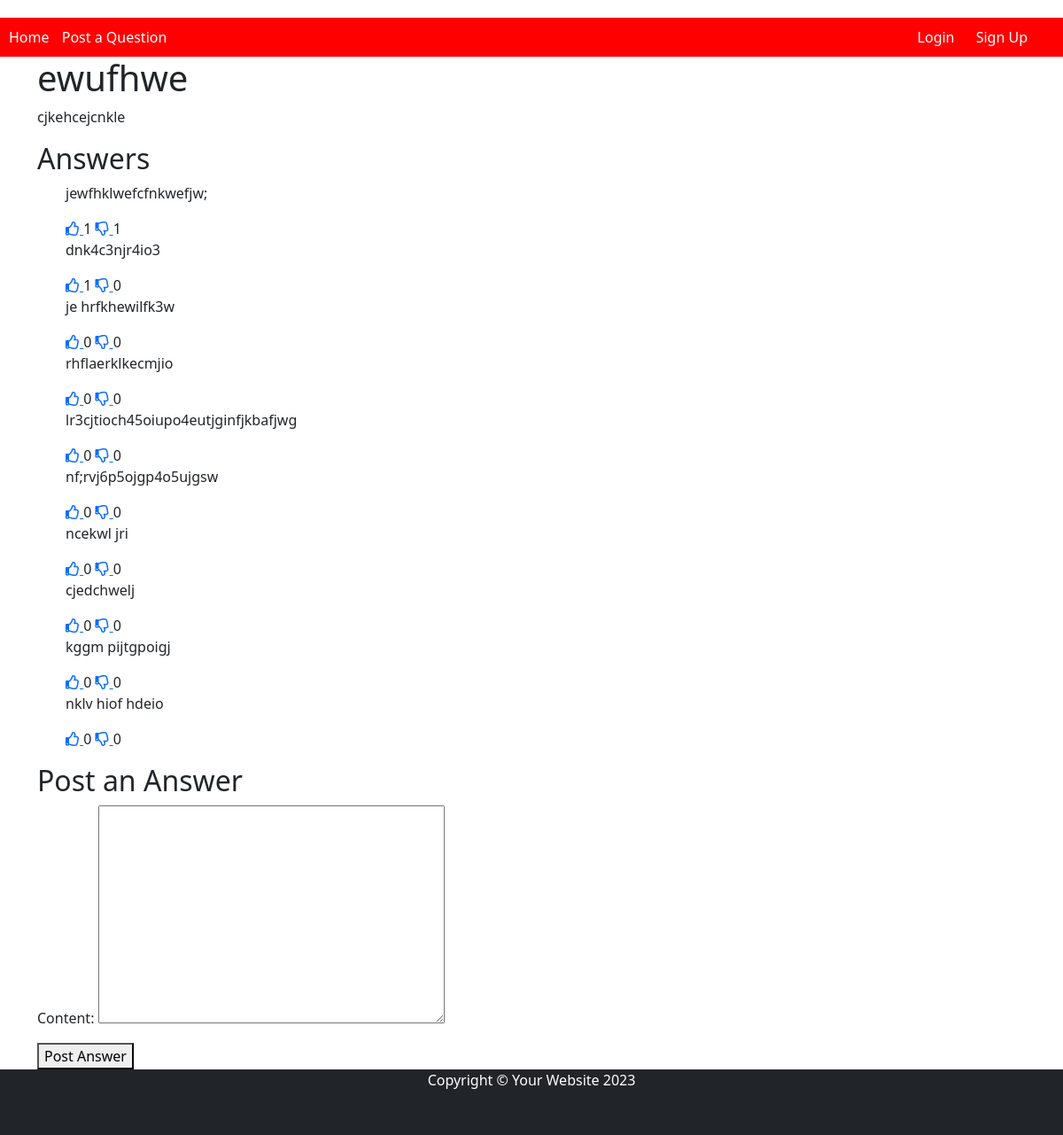
Page /question/6/ on the committed database.
### quora_app/models.py (models this page shows, shortened)
class Question(models.Model):
    user = models.ForeignKey(User,on_delete=models.CASCADE)
    title = models.CharField(max_length=100)
    content = models.TextField()
    created_at = models.DateTimeField(auto_now_add=True)

class Answer(models.Model):
    user = models.ForeignKey(User, on_delete=models.CASCADE)
    question = models.ForeignKey(Question, on_delete=models.CASCADE)
    content = models.TextField()
    created_at = models.DateTimeField(auto_now_add=True)
    likes = models.ManyToManyField(User,related_name='liked_answers',blank=True)
    dislikes = models.ManyToManyField(User,related_name='disliked_answers',blank=True)

### quora_app/views.py (the view, shortened to what this page needs)
# urls.py: path('question/<int:pk>/',views.QuestionDetailView.as_view(), name='view_question'),
class QuestionDetailView(DetailView,FormMixin):
    model = Question
    template_name = 'quora_app/view_question.html'
    context_object_name = 'question'
    form_class = AnswerForm
    def get_context_data(self, **kwargs):
        context = super().get_context_data(**kwargs)
        question = self.get_object()
        context['answers'] = Answer.objects.filter(question=question).order_by('-created_at')
        context['form'] = self.get_form()
        return context

### quora_app/forms.py
class AnswerForm(forms.ModelForm):
    class Meta:
        model = Answer
        fields = ['content']

### quora_app/templates/quora_app/view_question.html (shortened to what this page needs)
{% extends 'quora_app/base.html' %}
{% block content %}
<!DOCTYPE html>
<html lang="en">
<head>
<link rel="stylesheet" href="https://cdnjs.cloudflare.com/ajax/libs/font-awesome/5.15.3/css/all.min.css">
</head>
<body>
    <h1>{{ question.title }}</h1>
    <p>{{ question.content }}</p>
    <h2>Answers</h2>
    <ul>
        {% for answer in answers %}
            <p>{{ answer.content }}</p>
            <a href="{% url 'like_answer' question_id=question.id answer_id=answer.id %}">
                {% if user.is_authenticated and user in answer.likes.all %}
                    <i class="fas fa-thumbs-up"></i>
                {% else %}
                    <i class="far fa-thumbs-up"></i>
                {% endif %}
            </a>
            <span>{{ answer.likes.count }}</span>
            <a href="{% url 'dislike_answer' question_id=question.id answer_id=answer.id %}">
                {% if user.is_authenticated and user in answer.dislikes.all %}
                    <i class="fas fa-thumbs-down"></i>
                {% else %}
                    <i class="far fa-thumbs-down"></i>
                {% endif %}
            </a>
            <span>{{ answer.dislikes.count }}</span>
        {% endfor %}
    </ul>
    <h2>Post an Answer</h2>
    <form method="POST" action="{% url 'post_answer' pk=question.pk %}">
        {{form.as_p}}
        <button type="submit">Post Answer</button>
    </form>
    <a href="{% url 'home' %}">Back to Home</a>
</body>
</html>
{% endblock %}

### quora_app/templates/quora_app/base.html (style rules this page uses)
body { padding-top: 20px; }

### rows in the picture
Question: title "ewufhwe", content "cjkehcejcnkle"
Answer: content "jewfhklwefcfnkwefjw;", likes.count "1", dislikes.count "1"
Answer: content "dnk4c3njr4io3", likes.count "1", dislikes.count "0"
Answer: content "je hrfkhewilfk3w", likes.count "0", dislikes.count "0"
Answer: content "rhflaerklkecmjio", likes.count "0", dislikes.count "0"
Answer: content "lr3cjtioch45oiupo4eutjginfjkbafjwg", likes.count "0", dislikes.count "0"
Answer: content "nf;rvj6p5ojgp4o5ujgsw", likes.count "0", dislikes.count "0"
Answer: content "ncekwl jri", likes.count "0", dislikes.count "0"
Answer: content "cjedchwelj", likes.count "0", dislikes.count "0"
Answer: content "kggm pijtgpoigj", likes.count "0", dislikes.count "0"
Answer: content "nklv hiof hdeio", likes.count "0", dislikes.count "0"
